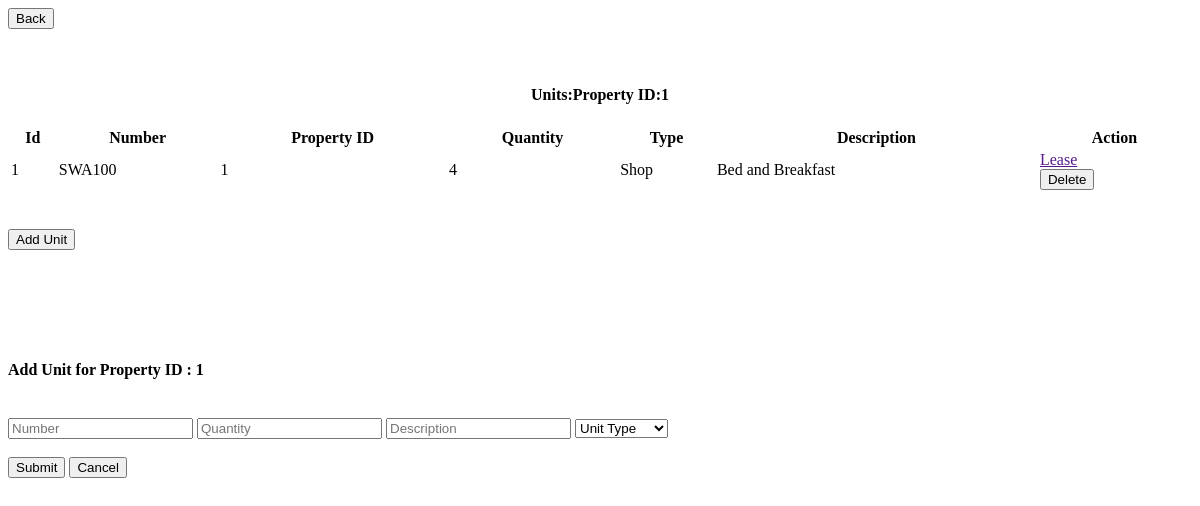
Before: /landlord-property-units/1 with the older database file.
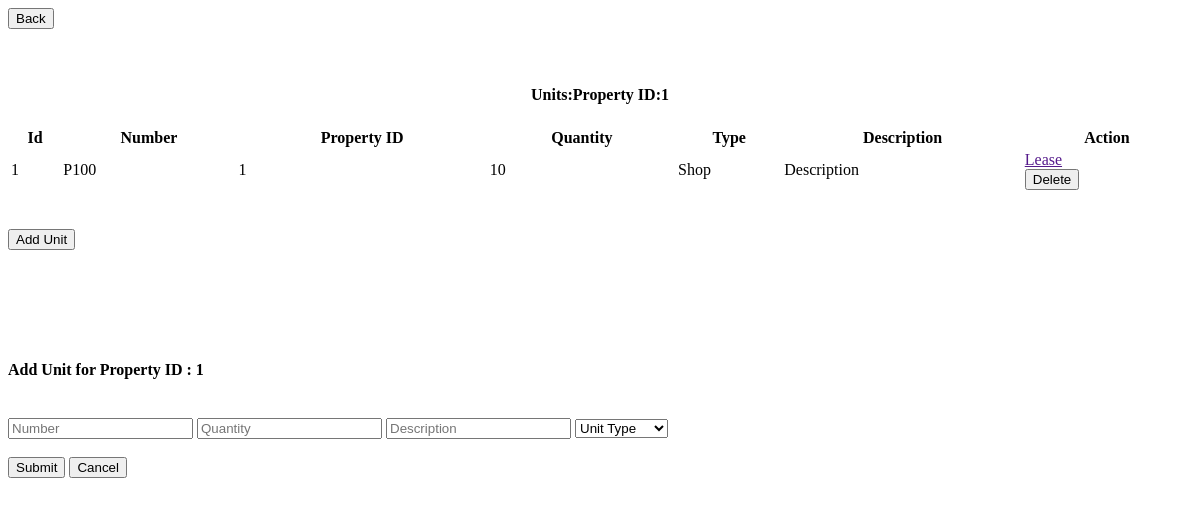
After: the same page with the newer database file.
### models.py (models this page shows, shortened)
class Unit(Base):
    __tablename__ = 'units'
    id = Column(Integer, primary_key=True, index=True)
    number = Column(String)
    room_quantity = Column(Integer, nullable=False)
    unit_type = Column(Enum("Studio", "1BedRoom", "2BedRoom", "3BedRoom", "Shop"), nullable=False)
    unit_description = Column(String, nullable=False)
    property_id = Column(Integer, ForeignKey('properties.id'))
    tenant_id = Column(Integer, ForeignKey('users.id'))
    suspended = Column(Boolean, default=False)
    property = relationship('Property', back_populates='units')
    lease = relationship('Lease', uselist=False, back_populates='unit')
    created_at = Column(DateTime, default=datetime.datetime.utcnow)
    updated_at = Column(DateTime, default=datetime.datetime.utcnow, onupdate=datetime.datetime.utcnow)

### new_server.py (the view)
@app.route('/landlord-property-units/<int:property_id>')
def landlord_property_units(property_id):
    current_property = db_session.query(Property).filter_by(id=property_id).first()
    back_user_id = current_property.landlord_id
    units = db_session.query(Unit).filter_by(property_id=property_id).all()
    print(f"fetched units for property id : {property_id} is : {units}")
    return render_template('landlord_units.html', units=units, header_title="Units", front_property_id=property_id, back_user_id=back_user_id)

### templates/landlord_units.html (shortened to what this page needs)
<div class="back-container">
    <div class="button-container">
        <button class="button" hx-get="http://localhost:5000/landlord-properties/{{back_user_id}}" hx-target="#dashboard-container" hx-swap="innerHTML" onclick="activateDashboardContainer()">Back</button>
    </div>
</div>
<h4 style="text-align: center;" id="value_header">{{header_title}}:Property ID:{{front_property_id}}</h4>
<table id="example" class="display" style="width:100%">
    <thead>
        <tr>
            <th>Id</th>
            <th>Number</th>
            <th>Property ID</th>
            <th>Quantity</th>
            <th>Type</th>
            <th>Description</th>
            <th>Action</th>
        </tr>
    </thead>
    <tbody>
        {% for unit in units%}
        <tr id="unit-{{unit.id}}">
            <td>{{unit.id}}</td>
            <td>{{unit.number}}</td>
            <td>{{unit.property_id}}</td>
            <td>{{unit.room_quantity}}</td>
            <td>{{unit.unit_type}}</td>
            <td>{{unit.unit_description}}</td>
            <td>
                <div class="table-button-container">
                    <a href="" class="table-button" hx-get="http://localhost:5000/landlord-unit-leases/{{unit.id}}" hx-target="#dashboard-container" hx-swap="innerHTML" onclick="activateDashboardContainer()">Lease</a>
                </div>
                <div class="table-button-container">
                    <button class="table-button" onclick="deleteUnit('{{ unit.id }}')">Delete</button>
                </div>
            </td>
        </tr>
        {% endfor %}
    </tbody>
</table>
<div class="back-container">
    <div class="button-container">
        <button class="button" onclick="loadAddUnitFormModal()">Add Unit</button>
    </div>
</div>
<div class="modal" id="add_unit_modal">
    <div class="modal-content">
        <br>
        <br>
        <br>
        <br>
        <div class="form-square" id="form-holder">
            <form id="add-unit-form" class="right-square">
                <br>
                <h4 id="header_with_property_id">Add Unit for Property ID : {{front_property_id}}</h4>
                <br>
                <input type="text" id="unit_house_number" name="unit_house_number" placeholder="Number" required>
                <input type="text" id="unit_room_quantity" name="unit_room_quantity" placeholder="Quantity" required>
                <input type="text" id="unit_house_description" name="unit_house_description" placeholder="Description" required>
                <select id="unit_type" name="unit_type" required>
                    <option value="" disabled selected hidden>Unit Type</option>
                </select>
                <br>
                <br>
                <div class="button-container">
                    <button class="button" id="confirmButton" type="submit">Submit</button>
                    <button class="button" id="cancelButton" type="button">Cancel</button>
                </div>
            </form>
        </div>
    </div>
</div>

Changed rows visible on the page:
changed Unit "Shop": number "SWA100" → "P100"; room_quantity "4" → "10"; unit_description "Bed and Breakfast" → "Description"
